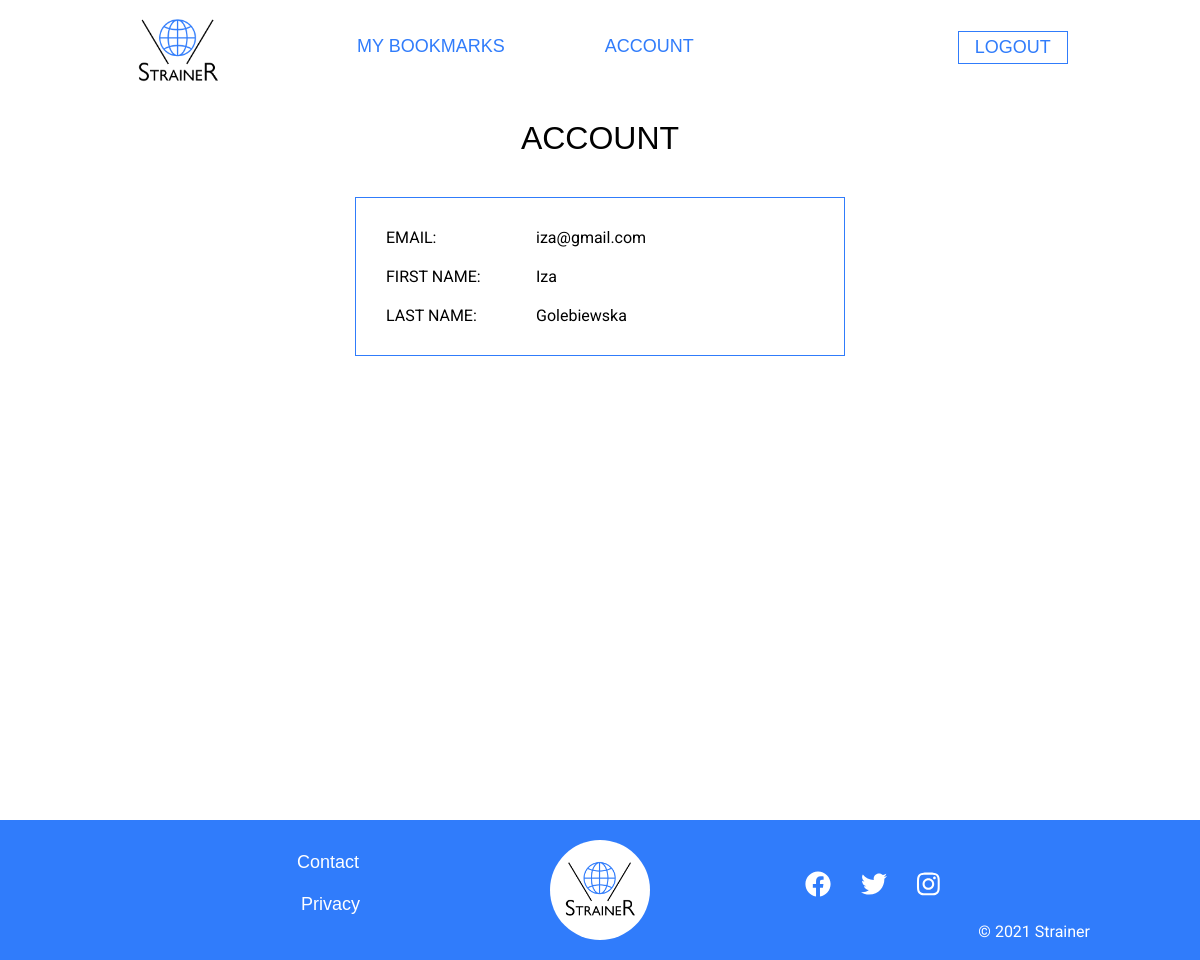
/account (signed in), run on the app's committed database.
### tables this page shows
CREATE TABLE users 
		(user_id INTEGER PRIMARY KEY AUTOINCREMENT,
		email TEXT,
		first_name TEXT,
		last_name TEXT,
		h_password TEXT);

### views_auth.py (the view)
@views_auth.route('/account', methods=['GET','POST'])
@requires_login
def account():
	conn = sqlite3.connect(db_location)
	cursor = conn.cursor()
	query_user = "SELECT * FROM users WHERE email=?"
	cursor.execute(query_user,(session['email'],))
	user_info = cursor.fetchall()
	conn.close()
	return render_template("auth/account.html", user_info=user_info)

### __init__.py (called while the page is built)
def requires_login(f):
    @wraps(f)
    def decorated(*args,**kwargs):
        status = session.get('logged',False)
        if not status:
            return redirect(url_for('views_public.login'))
        return f(*args,**kwargs)
    return decorated

### templates/auth/account.html (shortened to what this page needs)
{% extends "base.html" %}
{% block content %}
	<h1>ACCOUNT</h1>
	<div id="account">
		<p>EMAIL:</p>
		<p>{{ user_info[0][1] }}</p>
		<p>FIRST NAME:</p>
		<p>{{ user_info[0][2] }}</p>
		<p>LAST NAME:</p>
		<p>{{ user_info[0][3] }}</p>
	</div>
{% endblock %}

### static/css/main.css (style rules this page uses)
* { margin: 0; padding: 0; box-sizing: border-box; font-family: Roboto, Arial, sans-serif; -webkit-tap-highlight-color: rgba(0,0,0,0); -webkit-tap-highlight-color: transparent; }
body { background-color: #fff; color: #000; font-size: 16px; min-width: 275px; }
h1 { font-family: gill-sans-nova, sans-serif; font-style: normal; font-weight: 400; color: #000; text-align: center; }
#account { width: 490px; overflow: auto; margin: auto; margin-top: 40px; margin-bottom: 20px; padding: 30px; padding-bottom: 10px; border: 1px solid #307cfb; }
#account p { float: left; margin-bottom: 20px; }
#account p:nth-child(1), #account p:nth-child(3), #account p:nth-child(5) { width: 150px; color: #000; }
#account p:nth-child(2), #account p:nth-child(4), #account p:nth-child(6) { font-size: 1em; font-family: Roboto, Arial, sans-serif; color: #000; width: 270px; }

### data on the page
users: email "iza@gmail.com", first_name "Iza", last_name "Golebiewska"
